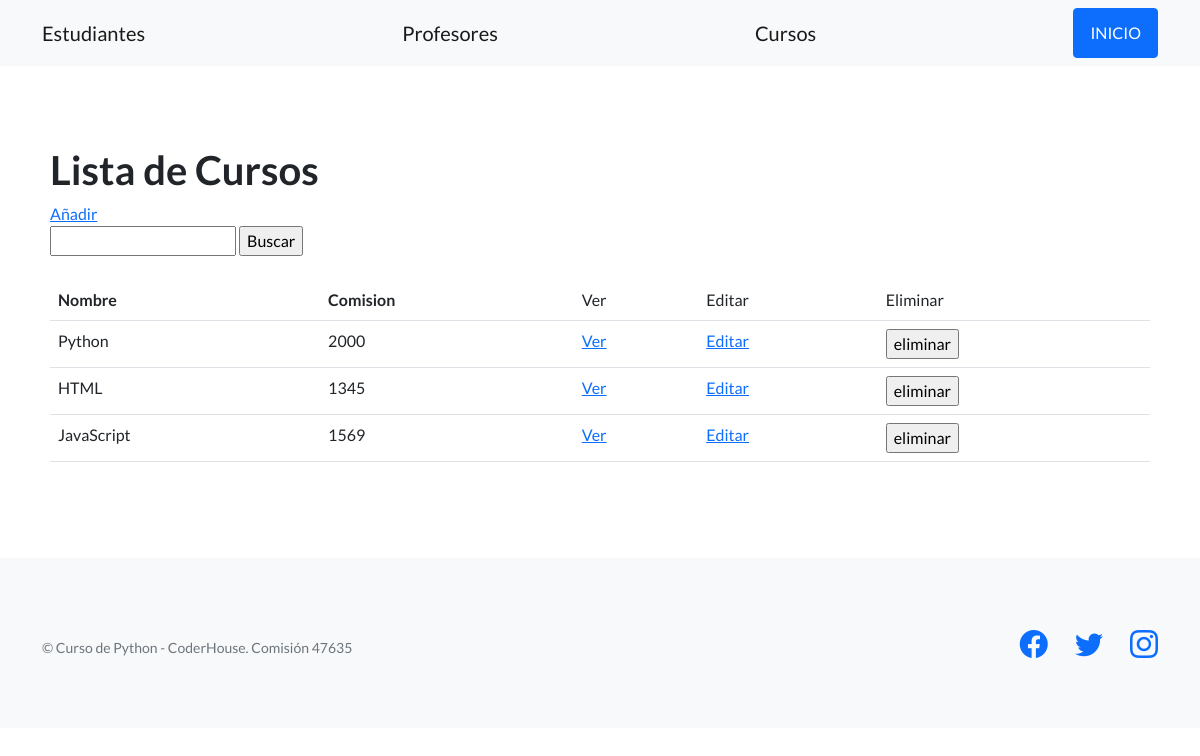
The app's page /plataforma/cursos/ with its own data.
### estudiantes/models.py (models this page shows, shortened)
class Curso(models.Model):
    nombre = models.CharField(max_length=64)
    comision = models.IntegerField()
    fecha_inicio = models.DateField(null=True)
    descripcion = models.TextField(null=True)

### estudiantes/views.py (the view)
# urls.py: path('cursos/', listar_cursos, name="listar_cursos"),
def listar_cursos(request):
    contexto = {
        'cursos': Curso.objects.all()
    }
    return render(
        request=request,
        template_name='estudiantes/lista_cursos.html',
        context=contexto,
    )

### estudiantes/templates/estudiantes/lista_cursos.html (shortened to what this page needs)
{% extends "estudiantes/base.html" %}
{% block contenido %}
<h1>Lista de Cursos</h1>
<a href="{% url 'crear_curso' %}">Añadir</a>
<br>
<form action="{% url 'buscar_cursos' %}" method="post">
  <input type="text" name="busqueda">
  <input type="submit" value="Buscar">
</form>
<br>
<table class="table">
  <tbody>
    <tr>
      <th>Nombre</th>
      <th>Comision</th>
      <td>Ver</td>
      <td>Editar</td>
      <td>Eliminar</td>
    </tr>
    {% for curso in cursos %}
    <tr>
      <td>{{ curso.nombre }}</td>
      <td>{{ curso.comision }}</td>
      <td>
        <a href="{% url 'ver_curso' curso.id %}">Ver</a>
      </td>
      <td>
        <a href="{% url 'editar_curso' curso.id %}">Editar</a>
      </td>
      <td>
        <form action="{% url 'eliminar_curso' curso.id %}" method="post">
          <input type="submit" value="eliminar"/>
        </form
      </td>
    </tr>
    {% endfor %}
  </tbody>
</table>
{% endblock contenido %}

### records on screen
Curso: nombre "Python", comision "2000"
Curso: nombre "HTML", comision "1345"
Curso: nombre "JavaScript", comision "1569"
